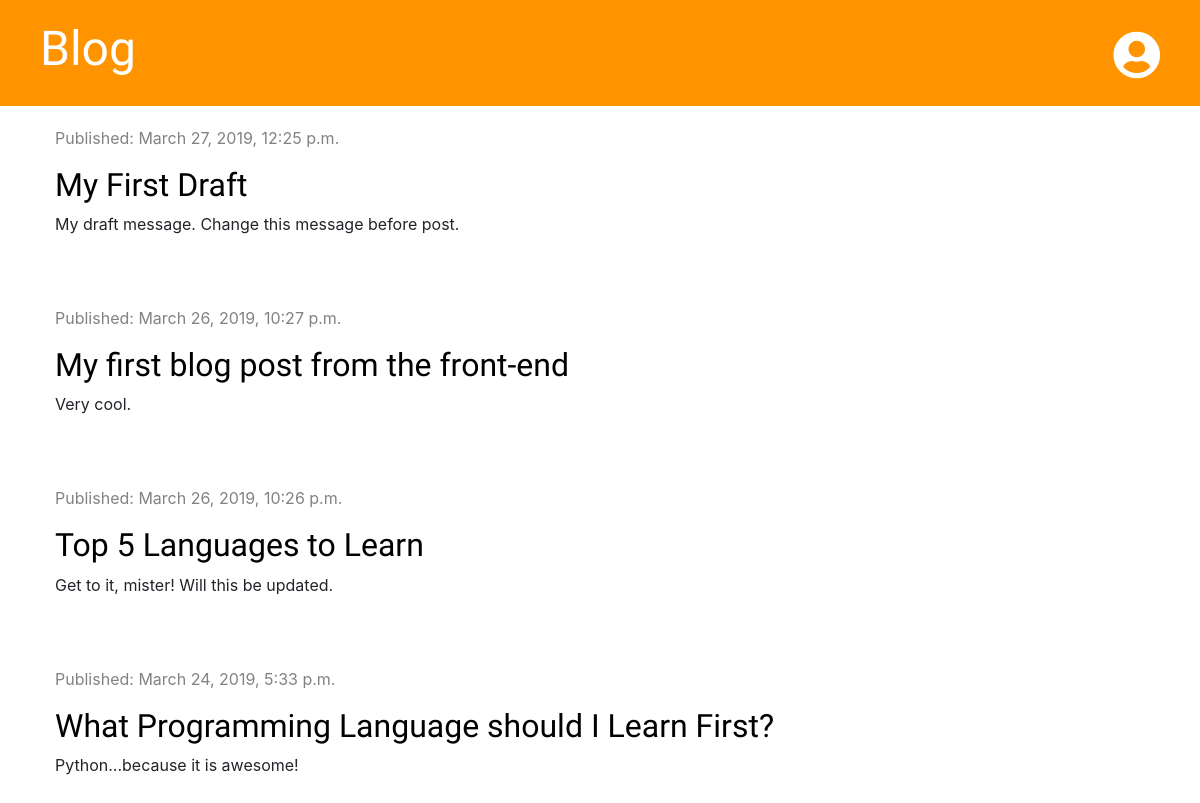
/, run on an earlier commit of the app's database.
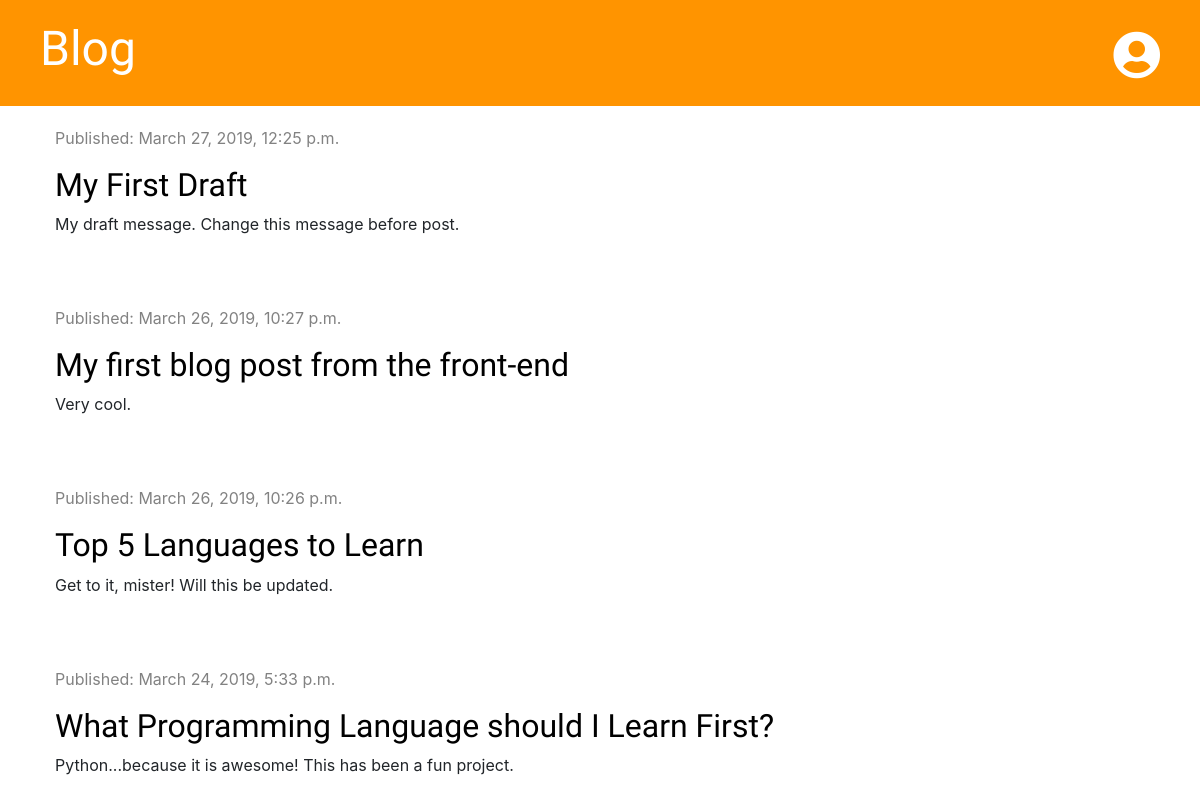
And on a later commit of the database.
### blog/models.py (models this page shows, shortened)
class Post(models.Model):
    author = models.ForeignKey('auth.User', on_delete=models.CASCADE)
    title = models.CharField(max_length=200)
    text = models.TextField()
    date_created = models.DateTimeField(default=timezone.now)
    published_date = models.DateTimeField(blank=True, null=True)

### blog/views.py (the view)
# urls.py: path('', views.post_list, name='post_list'),
def post_list(request):
    posts = Post.objects.filter(published_date__lte=timezone.now()).order_by('-published_date')
    stuff_for_frontend = {'posts': posts}
    return render(request,'blog/post_list.html',stuff_for_frontend)

### blog/templates/blog/post_list.html (shortened to what this page needs)
{% extends 'blog/base.html' %}
{% block content %}
    {% for post in posts %}
        <div class="post">
            <div class="date">
                <p>Published: {{ post.published_date}}</p>
            </div>
            <h1><a href="{% url 'post_detail' pk=post.pk %}">{{ post.title }}</a></h1>
            <p>{{ post.text | linebreaksbr }}</p>
        </div>
    {% endfor %}
{% endblock %}

What changed in the data, as far as the page shows it:
changed Post "What Programming Language should I Learn First?": text "Python...because it is awesome!" → "Python...because it is awesome! This has been a fun project."
